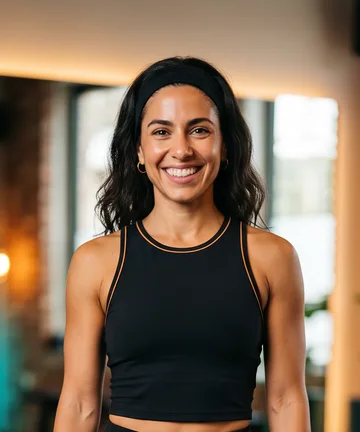
#> input picture assets/coaches/lia_face.webp, 360 x 432 px, given in place of lia_face.webp.png, which was not available
$ python build_med_art.py ../assets/coaches/lia_face.webp
#> lines starting #> are read from the running program, lines starting #| are printed output that depends on the picture
"""איורי המסעות → assets/med: <מסע>.webp (רקע מסך ההליכה, 720×1290), <מסע>_sq.webp (כרטיס הבחירה, 480×480) ו-<מסע>.mp4 (לולאת תקריב איטית, 540×960).
המקור: assets/_src/med/<מסע>.png (tools/gen_med_art.py)."""
import os, subprocess, sys
from PIL import Image
ROOT = os.path.join(os.path.dirname(__file__), "..")
SRC, OUT = f"{ROOT}/assets/_src/med", f"{ROOT}/assets/med"
os.makedirs(OUT, exist_ok=True)
for k in sys.argv[1:] or ["energy", "joy", "wake", "intent", "sleep", "quiet", "morning", "release", "heal", "connect", "reset", "thanks", "presence"]:
    im = Image.open(f"{SRC}/{k}.png").convert("RGB"); w, h = im.size
#> further down, im is the input picture: PIL image 360x432 RGB; mean R, G, B 133.1, 111.2, 90.4
#> after `w, h = im.size`: w = 360; h = 432
    im.resize((720, 1290), Image.LANCZOS).save(f"{OUT}/{k}.webp", quality=80)
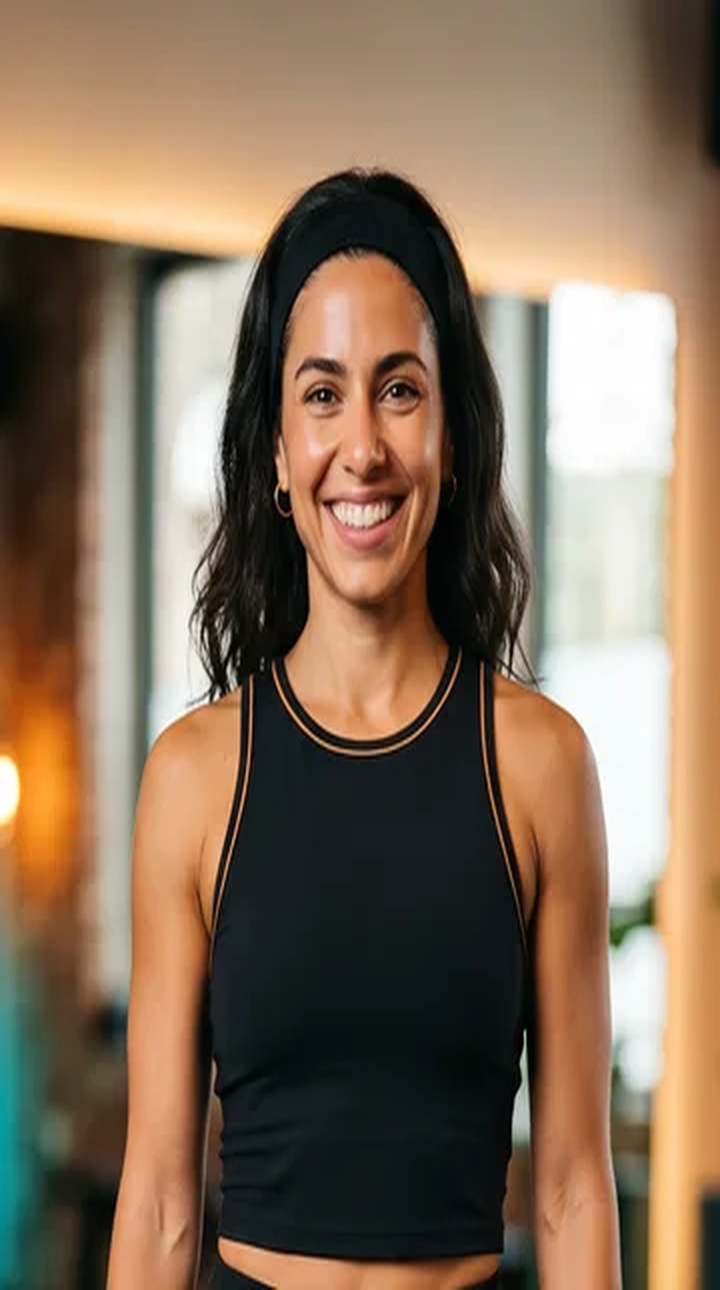
#> saved as lia_face.webp.webp: PIL image 720x1290 RGB; mean R, G, B 133.1, 111.3, 90.4
    top = int(h * 0.10); im.crop((0, top, w, top + w)).resize((480, 480), Image.LANCZOS).save(f"{OUT}/{k}_sq.webp", quality=80)
#> after `top = int(h * 0.1)`: top = 43
#> after `top = int(h * 0.1)`:
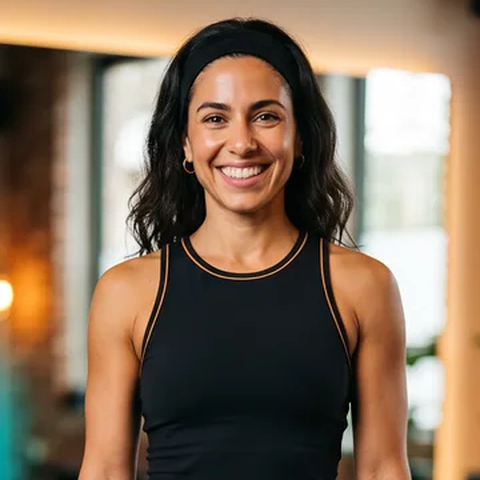
#> saved as lia_face.webp_sq.webp: PIL image 480x480 RGB; mean R, G, B 133.5, 112.1, 91.7
    tmp = f"{SRC}/{k}_tall.png"; im.resize((1080, 1936), Image.LANCZOS).crop((0, 8, 1080, 1928)).save(tmp)
#> after `tmp = f'{SRC}/{k}_tall.png'`:
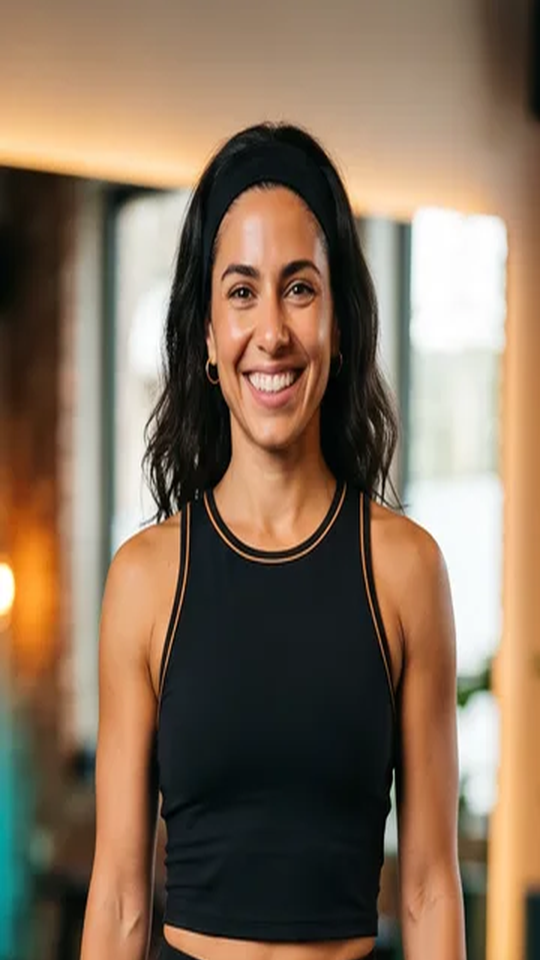
#> saved as lia_face.webp_tall.png: PIL image 1080x1920 RGB (shown at 1/2 size); mean R, G, B 133.2, 111.3, 90.5
    subprocess.run(["ffmpeg", "-hide_banner", "-loglevel", "error", "-y", "-loop", "1", "-i", tmp, "-vf",
                    "zoompan=z='1.05+0.05*sin(2*PI*on/300)':x='iw/2-(iw/zoom/2)':y='ih/2-(ih/zoom/2)+12*sin(2*PI*on/300)':d=300:s=540x960:fps=25",
                    "-t", "12", "-c:v", "libx264", "-pix_fmt", "yuv420p", "-crf", "27", "-an", "-movflags", "+faststart", f"{OUT}/{k}.mp4"], check=True)
#> (this line was passed over: subprocess is not available in this run)
    os.remove(tmp); print(k, "✓")

$ run again, on assets/coaches/maya.webp
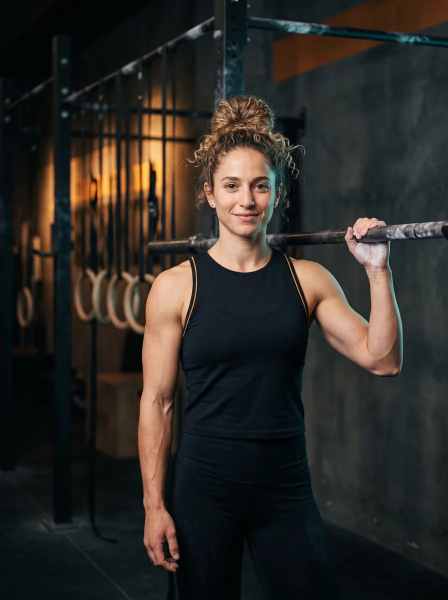
#> input picture assets/coaches/maya.webp, 896 x 1200 px, given in place of maya.webp.png, which was not available (shown at 1/2 size)
#> im is the input picture: PIL image 896x1200 RGB; mean R, G, B 46.3, 43.1, 38.8
#> `top = int(h * 0.1)`:
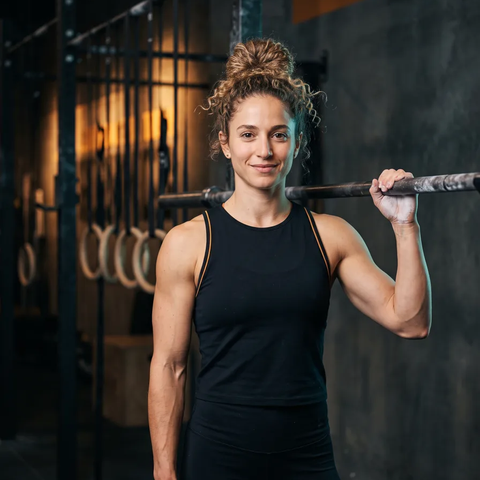
#> saved as maya.webp_sq.webp: PIL image 480x480 RGB; mean R, G, B 55, 49.5, 43.8
#> `tmp = f'{SRC}/{k}_tall.png'`:
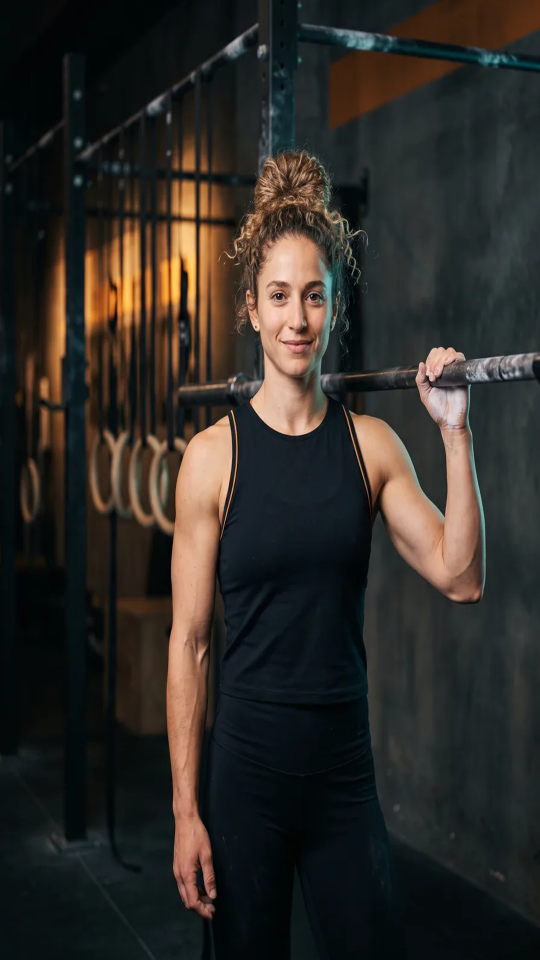
#> saved as maya.webp_tall.png: PIL image 1080x1920 RGB (shown at 1/2 size); mean R, G, B 46.6, 43.3, 39

$ run again, on assets/coaches/maya_face.webp
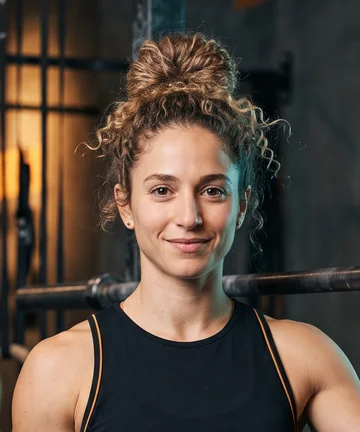
#> input picture assets/coaches/maya_face.webp, 360 x 432 px, given in place of maya_face.webp.png, which was not available
#> im is the input picture: PIL image 360x432 RGB; mean R, G, B 86.4, 72.3, 61.1
#> `top = int(h * 0.1)`:
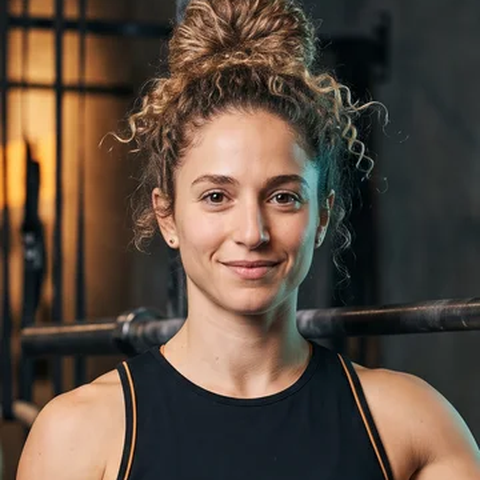
#> saved as maya_face.webp_sq.webp: PIL image 480x480 RGB; mean R, G, B 92, 75.9, 63.2
#> `tmp = f'{SRC}/{k}_tall.png'`:
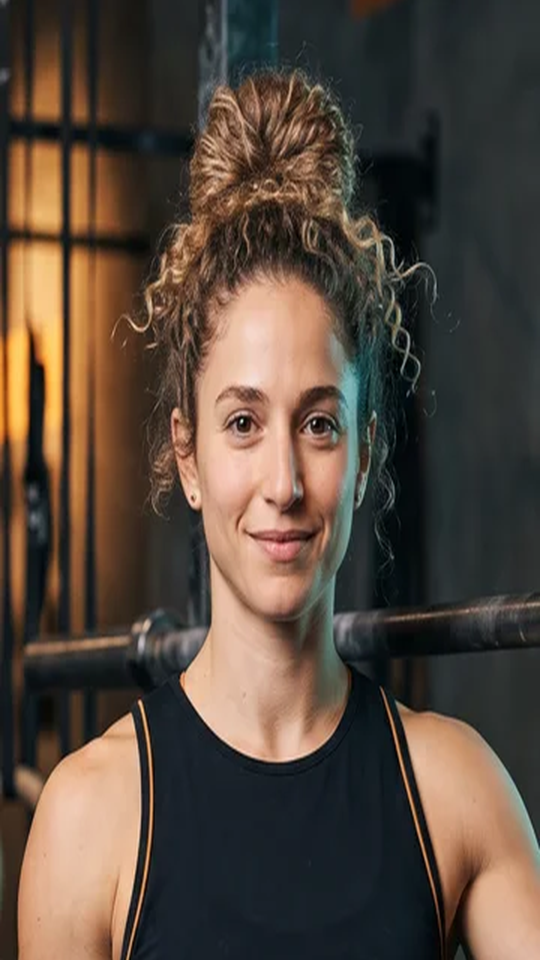
#> saved as maya_face.webp_tall.png: PIL image 1080x1920 RGB (shown at 1/2 size); mean R, G, B 86.6, 72.5, 61.2
